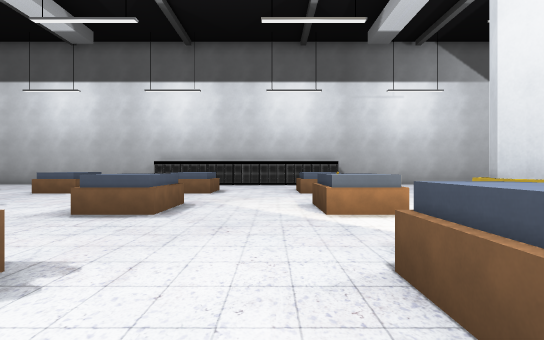
view 1 (above)

24 first-person views from a walk through a Godot game level. The camera is 1.4 m above the floor, looks level and sees 75° across. The floor is counted in squares, 2 m on a side. Each view is taken from the middle of a square. On the plan, view 1 faces up. The plan holds only what a view shows up to about 11 squares ahead; the rest is blank. The place goes on beyond the plan. Characters and animated objects are left out. Some surface patterns are stand-ins.

view 2
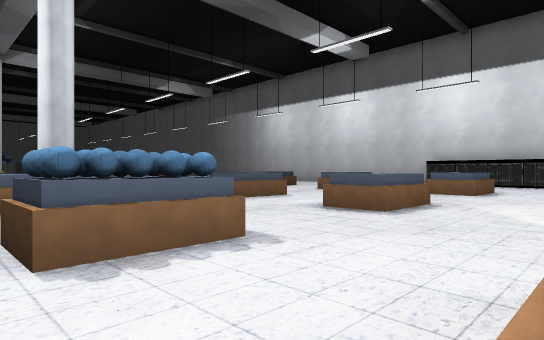

view 3
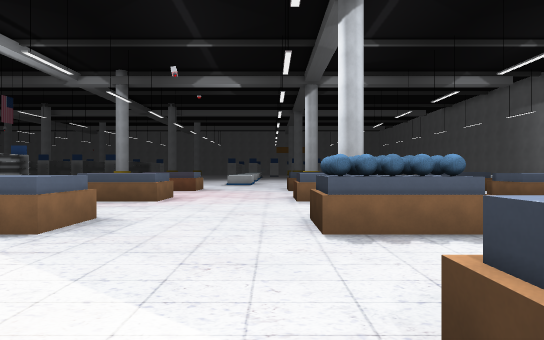

view 4
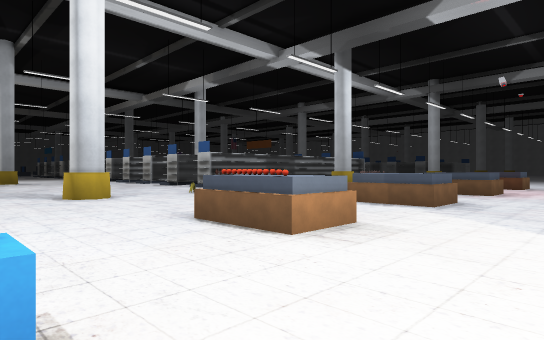

view 5
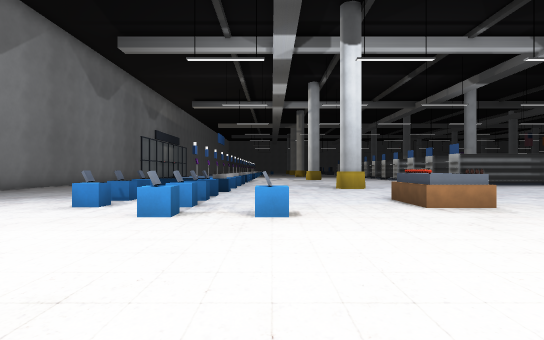

view 6
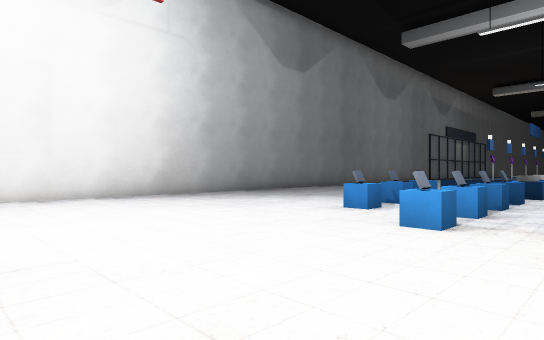

view 7
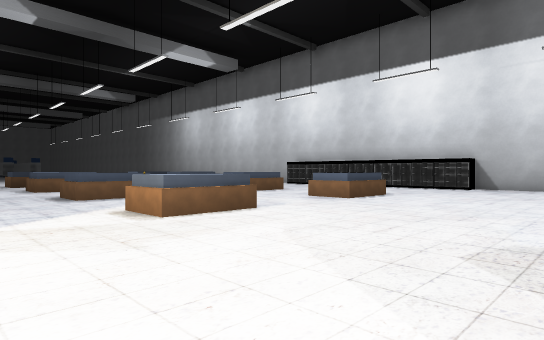

view 8
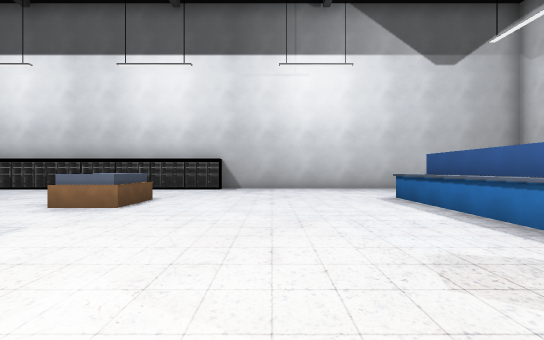

view 9
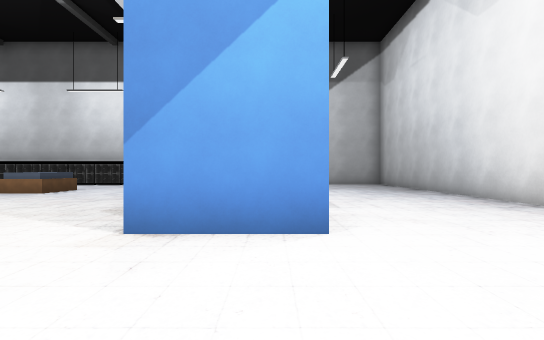

view 10
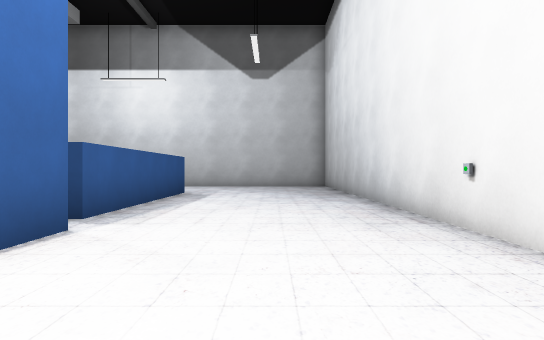

view 11
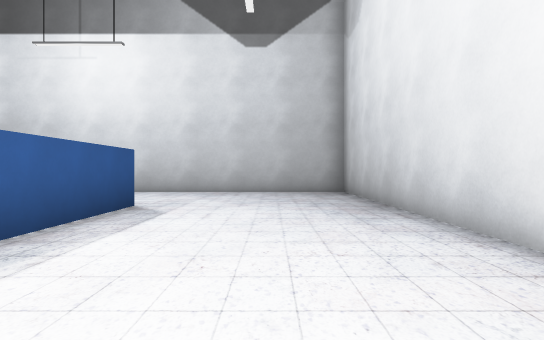

view 12
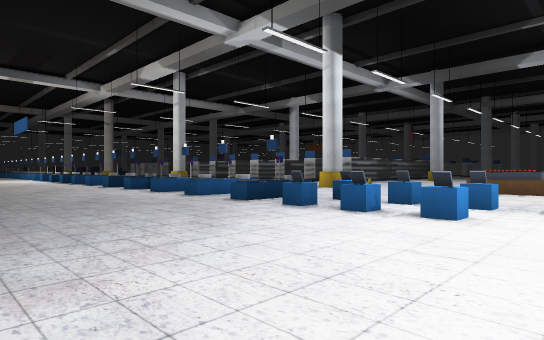

view 13
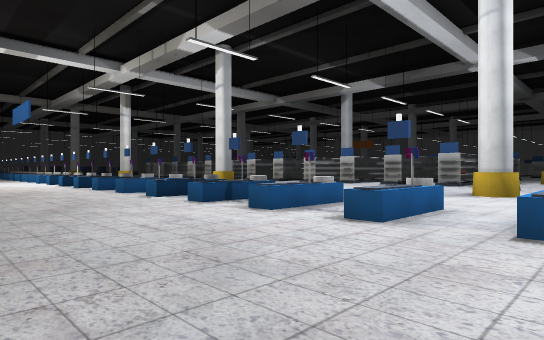

view 14
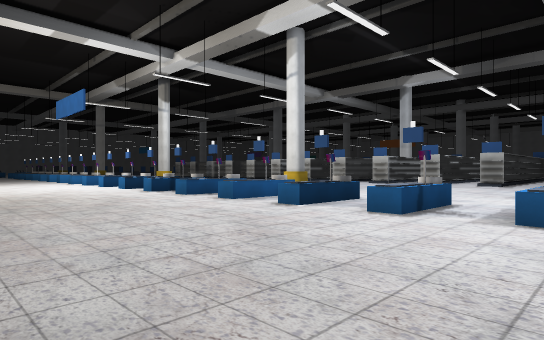

view 15
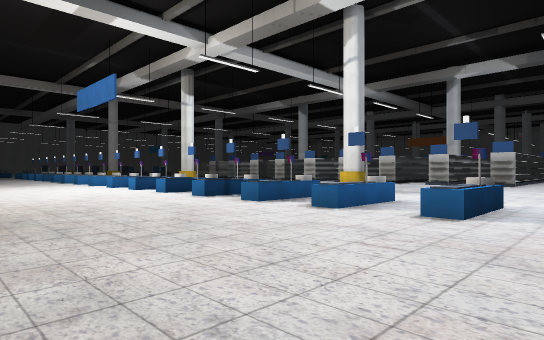

view 16
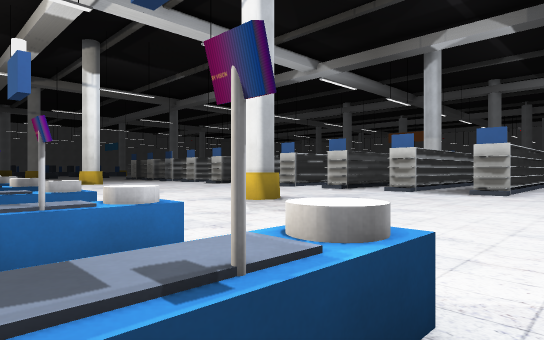

view 17
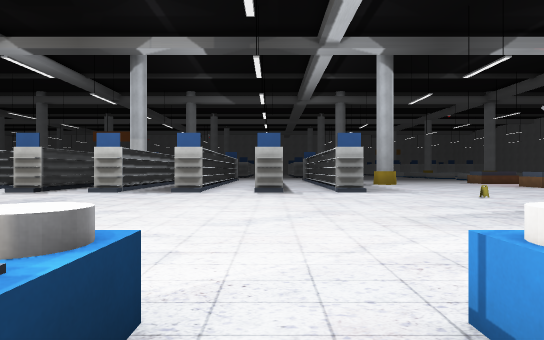

view 18
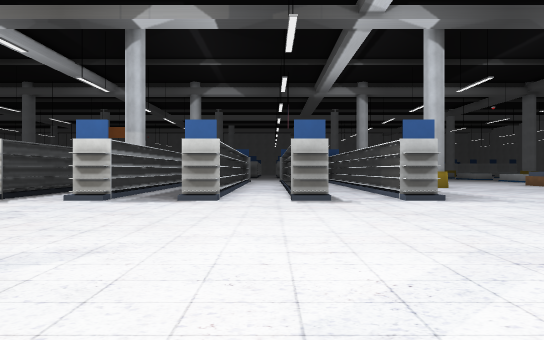

view 19
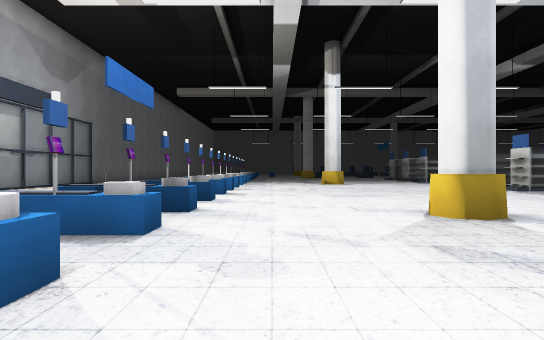

view 20
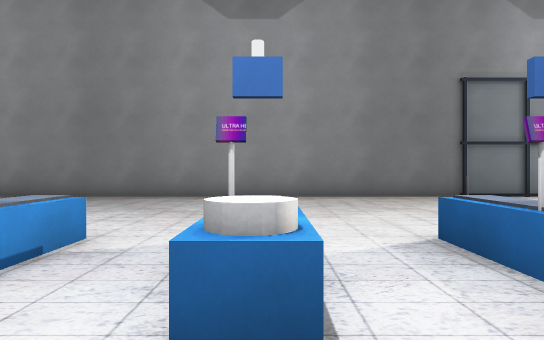

view 21
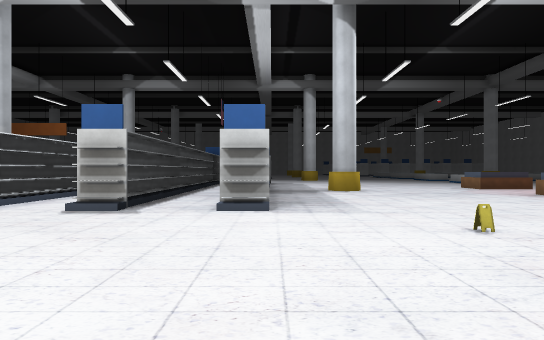

view 22
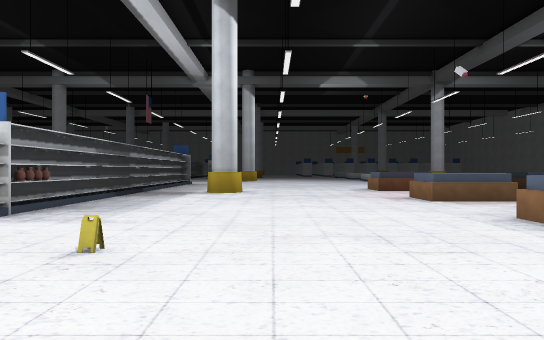

view 23
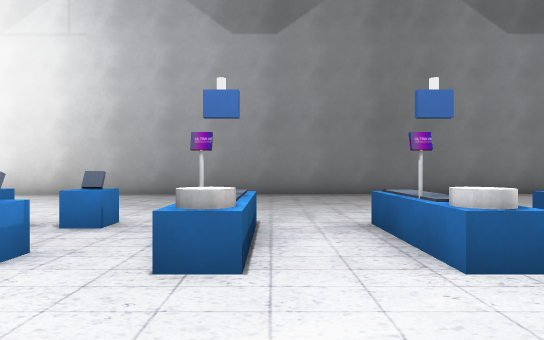

view 24
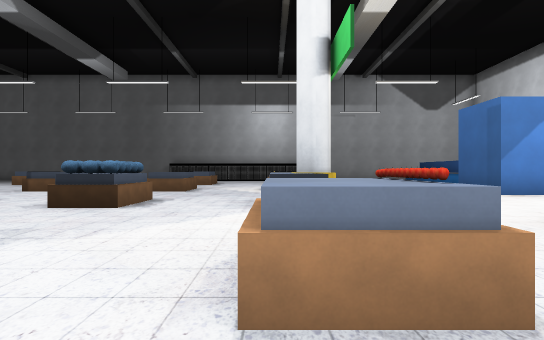

### Floor plan
Points are (right, up) in squares from view 1. A wall is a line through its corners. A room is listed if a view was taken in it or the views show most of it. See-through windows are left out.
Room 1 (views 1, 2, 3, 4, 5, 6, 7, 8, 9, 10, 11, 12, 13, 14, 15, 16, 17, 18, 19, 20, 21, 22, 23, 24)
walls: (1.5, -9.1) (2, -9) (2.4, -9.1) (2.5, -9.5) (2.4, -9.9); (2.4, 2.5) (2.2, 2) (1.7, 2.2) (1.6, 2.6); (-4.6, -12.5) (-6, -12.5); (-8.9, -9.1) (-8.7, -9.5) (-8.9, -10); (8.1, 8) (8.1, 13); (8.9, 9) (8.9, 13); (14.3, 5) (14.3, 17); (-9, -12.1) (-3.5, -12.1) (-3.5, -13); (-9, -12.5) (-4, -12.5); (-8, -14.7) (-3.5, -14.7) (-3.5, -15.6); (-8, -15.1) (-4.5, -15.1); (-6.6, -17.3) (-3.5, -17.3) (-3.5, -18.2); (1.6, -21.1) (2, -21) (2.4, -21.1) (2.5, -21.5); (-7.4, -17.7) (-4.4, -17.7); (9.3, 13) (9.3, 7); (-6, -19.8) (-3.5, -19.8) (-3.5, -20.8); (-6, -20.3) (-4.4, -20.3); (-6, -22.5) (-3.4, -22.5); (-6, -22.9) (-4, -22.9); (14.3, -23) (14.3, 1.9)
low walls: (7, -7.2) (8.6, -7.2) (8.6, -7.9); (7.6, -7.8) (6.4, -7.8) (6.4, -7.2) (6.8, -7.2); (6.4, -9.9) (6.4, -9.3) (8.6, -9.3) (8.6, -10); (6.4, -11.4) (8.6, -11.4) (8.6, -12); (6.4, -13.5) (8.6, -13.5) (8.6, -14.1) (7.4, -14.1); (6.9, -14.1) (6.4, -14.1); (6.4, -16.2) (6.4, -15.6) (8.6, -15.6) (8.6, -16.2); (6.4, -18.4) (6.4, -17.7) (8.6, -17.7) (8.6, -18.4); (6.4, -20.5) (6.4, -19.8) (8.6, -19.8) (8.6, -20.5); (6.4, -22.5) (6.4, -21.9) (8.6, -21.9) (8.6, -22.5); (6.4, -24) (7, -24); (7.4, -24) (8, -24); (6.4, -26.1) (6.9, -26.1)
objects: table (-7, -4) to (-6, -3); table (-7, 1) to (-6, 2); table (-7, 6) to (-6, 7); table (-7, 11) to (-6, 12); table (-3, -4) to (-2, -3); table (-3, 1) to (-2, 2); table (-3, 6) to (-2, 7); table (-3, 11) to (-2, 12); sign (-1, -10); table (1, -4) to (1, -3); table (1, 1) to (2, 2); table (1, 6) to (2, 7); table (1, 11) to (2, 12); apple (2, -4) to (2, -3); other object (5, -1); other object (7, -6); other object (7, -4); other object (7, -3); other object (7, -1); block (8, 4) to (9, 6); other object (9, -6); other object (9, -4); other object (9, -3)

Where each view was taken, in squares from view 1:
view 1: 0 up, 0 right, facing up
view 2: 0 up, 1 right, facing up-left
view 3: 0 up, 2 right, facing left
view 4: 0 up, 5 right, facing down-left
view 5: 4 up, 5 right, facing down
view 6: 3 up, 5 right, facing down-right
view 7: 3 up, 7 right, facing up-left
view 8: 4 up, 5 right, facing up
view 9: 0 up, 9 right, facing up
view 10: 2 up, 12 right, facing up
view 11: 6 up, 12 right, facing up
view 12: 1 down, 14 right, facing down-left
view 13: 7 down, 13 right, facing down-left
view 14: 11 down, 14 right, facing down-left
view 15: 14 down, 14 right, facing down-left
view 16: 15 down, 8 right, facing down-left
view 17: 15 down, 8 right, facing left
view 18: 16 down, 5 right, facing left
view 19: 16 down, 5 right, facing down
view 20: 16 down, 5 right, facing right
view 21: 12 down, 3 right, facing left
view 22: 8 down, 2 right, facing left
view 23: 8 down, 4 right, facing right
view 24: 6 down, 1 right, facing up
